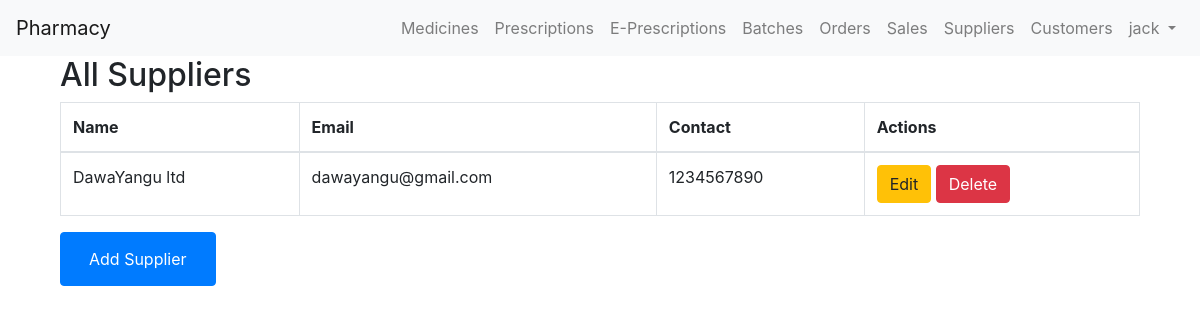
Page /suppliers/ (signed in) on the committed database.
### chemistApi/models.py (models this page shows, shortened)
class Supplier(models.Model):
    name = models.CharField(max_length=100)
    email = models.EmailField(default='e.g supplier@gmail.com')
    phone_number = models.CharField(max_length=20, default='e.g 1234567890')

### chemistApi/views.py (the view)
# urls.py: path('suppliers/', views.supplier_list, name='supplier_list'),
def supplier_list(request):
    suppliers = Supplier.objects.all()
    return render(request, 'supplier_list.html', {'suppliers': suppliers})

### chemistApi/templates/supplier_list.html (shortened to what this page needs)
{% extends 'base.html' %}
{% block content %}
<div class="container">
    <h2>All Suppliers</h2>
    <table class="table table-bordered">
        <thead>
            <tr>
                <th>Name</th>
                <th>Email</th>
                <th>Contact</th>
                <th>Actions</th>
            </tr>
        </thead>
        <tbody>
            {% for supplier in suppliers %}
            <tr>
                <td>{{ supplier.name }}</td>
                <td>{{ supplier.email }}</td>
                <td>{{ supplier.phone_number }}</td>
                <td>
                    <a href="{% url 'update_supplier' supplier.pk %}" class="btn btn-warning">Edit</a>
                    <a href="{% url 'delete_supplier' supplier.pk %}" class="btn btn-danger">Delete</a>
                </td>
            </tr>
            {% endfor %}
        </tbody>
    </table>
    <button class="btn btn-primary">
        <a href="{% url 'add_supplier' %}" class="nav-link text-white">Add Supplier</a>
    </button>
</div>
{% endblock %}

### chemistApi/templates/base.html (shortened to what this page needs)
<!DOCTYPE html>
<html lang="en">
<head>
    <link rel="stylesheet" href="https://stackpath.bootstrapcdn.com/bootstrap/4.3.1/css/bootstrap.min.css">
</head>
<body>
    <nav class="navbar navbar-expand-lg navbar-light bg-light">
        <a class="navbar-brand" href="{% url 'sale_create' %}">Pharmacy</a>
        <div class="collapse navbar-collapse" id="navbarNav">
            <ul class="navbar-nav ml-auto">
                {% if user.is_authenticated %}
                <li class="nav-item">
                    <a class="nav-link" href=" {%url 'medicine_list'%}">Medicines</a>
                </li>
                 <li class="nav-item">
                    <a class="nav-link" href=" {%url 'list_prescriptions'%}">Prescriptions</a>
                </li>
                 <li class="nav-item">
                    <a class="nav-link" href=" {%url 'list_e_prescriptions'%}">E-Prescriptions</a>
                </li>
                <li class="nav-item">
                    <a class="nav-link" href=" {%url 'batch_list'%}">Batches</a>
                </li>
                <li class="nav-item">
                    <a class="nav-link" href="{% url 'order_list'%}">Orders</a>
                </li>
                <li class="nav-item">
                    <a class="nav-link" href="{% url 'sale_list'%}">Sales</a>
                </li>
                <li class="nav-item">
                    <a class="nav-link" href="{% url 'supplier_list'%}">Suppliers</a>
                </li>
                <li class="nav-item">
                    <a class="nav-link" href="{%url 'customer_list'%}">Customers</a>
                </li>
                    <li class="nav-item dropdown">
                        <a class="nav-link dropdown-toggle" href="#" id="navbarDropdown" role="button" data-toggle="dropdown" aria-haspopup="true" aria-expanded="false">
                            {{ user.username }}
                        </a>
                    </li>
                {% endif %}
            </ul>
        </div>
    </nav>
    <div class="container">
        {% block content %}
        {% endblock %}
    </div>
</body>
</html>

### rows in the picture
Supplier: name "DawaYangu ltd", email "dawayangu@gmail.com", phone_number "1234567890"

### other values in the picture
{{ user.username }} "jack"
